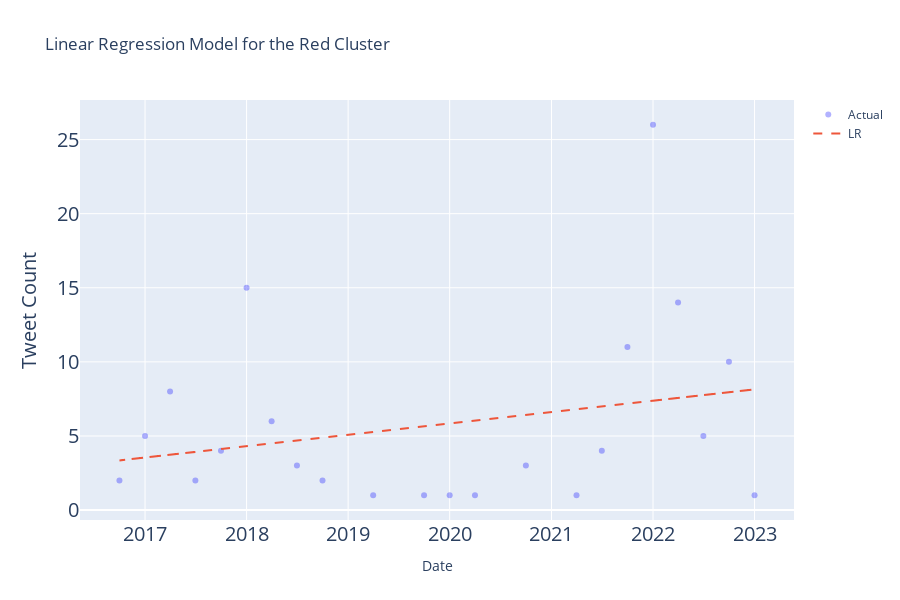
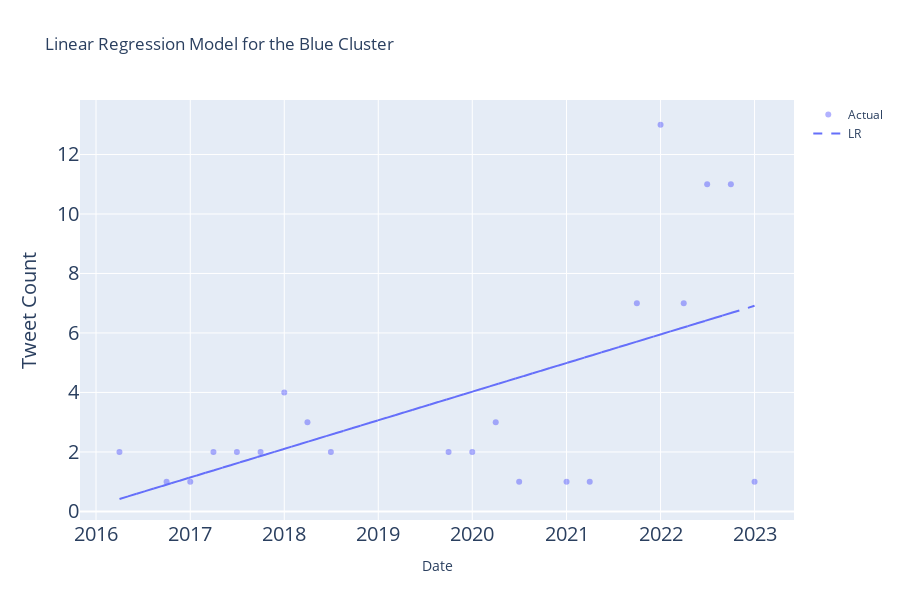
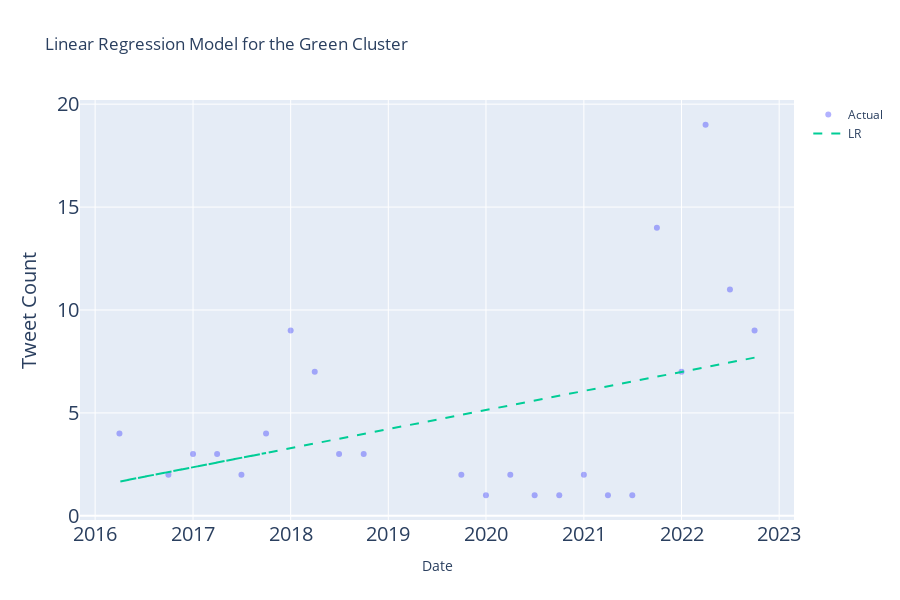

These figures' notebook cell, in order:
### Markdown cell above
Cool! Now for the actual regressions. The code above and below was sourced from [Sir Paul's Colab notebook](https://colab.research.google.com/drive/1Lz4McsTHEp69h0wVSbX8FjSaIIeOXLQA?usp=sharing). The results are shown alongside the regression graphs.

### Code cell
## Perform regression modeling

colors_text = ["Red", "Blue", "Green"]
colors_hex = ["#ee563b", "#656ffa", "#00cd96"]

for topic in range(1, 3 + 1):
    topic_df = df_topics_lda[df_topics_lda["dominant_topic"] == topic]

    date_dict = {}
    for index, row in topic_df.iterrows():
        if row["date"] in date_dict:
            date_dict[row["date"]] += 1
        else:
            date_dict[row["date"]] = 1

    date_df_dict = {"date": date_dict.keys(), "count": date_dict.values()}
    date_df = pd.DataFrame.from_dict(date_df_dict)

    # Convert datetime to int
    x = date_df["date"].astype(int) / 10**9  # Convert to seconds (UNIX epoch start)
    x = x.values.reshape(-1, 1)

    y = date_df["count"]

    # --------------------------------------------------------------
    # Linear regression model
    # --------------------------------------------------------------
    # Stastical approach
    x_lms = sm.add_constant(x)
    linear_model_stat = sm.OLS(y, x_lms)
    lms_results = linear_model_stat.fit()
    p_values = lms_results.pvalues[1:]

    # Machine learning approach (no p-values)
    linear_model = LinearRegression()
    linear_model.fit(x_lms, y)
    y_linear_pred = linear_model.predict(x_lms)

    # Calculate R2 and RMSE for linear regression model
    linear_r2 = r2_score(y, y_linear_pred)
    linear_rmse = np.sqrt(mean_squared_error(y, y_linear_pred))

    print("Model Evaluation")
    print("\nLinear Regression: RMSE=%.2f, R2=%.2f" % (linear_rmse, linear_r2))
    for i, p_value in enumerate(p_values.index):
        print(f"P({p_value}): {p_values[i]}")

    if any(p_values <= 0.03):
        print(
            "There is a significant relationship between the predictor and the response\n"
        )
    else:
        print(
            "There is no significant relationship between the predictor and the response\n"
        )

    # Plot the model
    import plotly.graph_objects as go

    xtt = date_df["date"].dt.strftime("%y-%m")
    scatter_actual = go.Scatter(
        x=xtt,
        y=y,
        mode="markers",
        name="Actual",
        marker=dict(color="blue", opacity=0.3),
    )

    line_regression = go.Scatter(
        x=xtt,
        y=y_linear_pred,
        mode="lines",
        name="LR",
        line=dict(color=colors_hex[topic - 1], dash="dash"),
    )

    data = [scatter_actual, line_regression]

    layout = go.Layout(
        xaxis=dict(title="Date"),
        yaxis=dict(title="Tweet Count"),
        title=f"Linear Regression Model for the {colors_text[topic - 1]} Cluster",
        showlegend=True,
        height=600,
    )

    fig = go.Figure(data=data, layout=layout)
    fig.update_xaxes(tickfont_size=20)
    fig.update_yaxes(title={"font": {"size": 20}}, tickfont_size=20)
    fig.show()

### Figure 1 — Plotly figure (JSON) as saved in the notebook; plotly's stock layout.template omitted (floating-point values rounded to 4 significant figures)
{"data": [{"marker": {"color": "blue", "opacity": 0.3}, "mode": "markers", "name": "Actual", "type": "scatter", "x": ["22-01", "22-10", "20-04", "19-04", "19-10", "20-10", "21-10", "22-07", "22-04", "17-01", "21-04", "21-07", "18-10", "17-04", "20-01", "18-04", "23-01", "17-10", "18-01", "18-07", "16-10", "17-07"], "y": [26, 10, 1, 1, 1, 3, 11, 5, 14, 5, 1, 4, 2, 8, 1, 6, 1, 4, 15, 3, 2, 2]}, {"line": {"color": "#ee563b", "dash": "dash"}, "mode": "lines", "name": "LR", "type": "scatter", "x": ["22-01", "22-10", "20-04", "19-04", "19-10", "20-10", "21-10", "22-07", "22-04", "17-01", "21-04", "21-07", "18-10", "17-04", "20-01", "18-04", "23-01", "17-10", "18-01", "18-07", "16-10", "17-07"], "y": [7.378, 7.952, 6.033, 5.263, 5.648, 6.417, 7.184, 7.758, 7.567, 3.54, 6.8, 6.991, 4.881, 3.729, 5.841, 4.496, 8.145, 4.114, 4.307, 4.688, 3.347, 3.921]}], "layout": {"height": 600, "showlegend": true, "title": {"text": "Linear Regression Model for the Red Cluster"}, "xaxis": {"tickfont": {"size": 20}, "title": {"text": "Date"}}, "yaxis": {"tickfont": {"size": 20}, "title": {"font": {"size": 20}, "text": "Tweet Count"}}}}

### Figure 2 — Plotly figure (JSON) as saved in the notebook; plotly's stock layout.template omitted (floating-point values rounded to 4 significant figures)
{"data": [{"marker": {"color": "blue", "opacity": 0.3}, "mode": "markers", "name": "Actual", "type": "scatter", "x": ["22-10", "20-04", "20-01", "19-10", "21-10", "21-01", "22-07", "20-07", "22-01", "22-04", "21-04", "17-01", "18-01", "18-04", "18-07", "16-04", "16-10", "17-04", "17-07", "17-10", "23-01"], "y": [11, 3, 2, 2, 7, 1, 11, 1, 13, 7, 1, 1, 4, 3, 2, 2, 1, 2, 2, 2, 1]}, {"line": {"color": "#656ffa", "dash": "dash"}, "mode": "lines", "name": "LR", "type": "scatter", "x": ["22-10", "20-04", "20-01", "19-10", "21-10", "21-01", "22-07", "20-07", "22-01", "22-04", "21-04", "17-01", "18-01", "18-04", "18-07", "16-04", "16-10", "17-04", "17-07", "17-10", "23-01"], "y": [6.67, 4.266, 4.026, 3.784, 5.709, 4.99, 6.428, 4.505, 5.951, 6.188, 5.227, 1.142, 2.104, 2.341, 2.58, 0.418, 0.9, 1.379, 1.619, 1.861, 6.912]}], "layout": {"height": 600, "showlegend": true, "title": {"text": "Linear Regression Model for the Blue Cluster"}, "xaxis": {"tickfont": {"size": 20}, "title": {"text": "Date"}}, "yaxis": {"tickfont": {"size": 20}, "title": {"font": {"size": 20}, "text": "Tweet Count"}}}}

### Figure 3 — Plotly figure (JSON) as saved in the notebook; plotly's stock layout.template omitted (floating-point values rounded to 4 significant figures)
{"data": [{"marker": {"color": "blue", "opacity": 0.3}, "mode": "markers", "name": "Actual", "type": "scatter", "x": ["22-10", "22-04", "20-04", "20-01", "19-10", "22-07", "21-10", "21-01", "17-07", "21-04", "22-01", "17-04", "18-10", "17-01", "18-07", "20-10", "18-04", "21-07", "20-07", "18-01", "16-04", "16-10", "17-10"], "y": [9, 19, 2, 1, 2, 11, 14, 2, 2, 1, 7, 3, 3, 3, 3, 1, 7, 1, 1, 9, 4, 2, 4]}, {"line": {"color": "#00cd96", "dash": "dash"}, "mode": "lines", "name": "LR", "type": "scatter", "x": ["22-10", "22-04", "20-04", "20-01", "19-10", "22-07", "21-10", "21-01", "17-07", "21-04", "22-01", "17-04", "18-10", "17-01", "18-07", "20-10", "18-04", "21-07", "20-07", "18-01", "16-04", "16-10", "17-10"], "y": [7.686, 7.222, 5.37, 5.139, 4.906, 7.452, 6.76, 6.067, 2.821, 6.296, 6.993, 2.59, 3.98, 2.362, 3.747, 5.834, 3.516, 6.527, 5.601, 3.287, 1.664, 2.128, 3.054]}], "layout": {"height": 600, "showlegend": true, "title": {"text": "Linear Regression Model for the Green Cluster"}, "xaxis": {"tickfont": {"size": 20}, "title": {"text": "Date"}}, "yaxis": {"tickfont": {"size": 20}, "title": {"font": {"size": 20}, "text": "Tweet Count"}}}}
